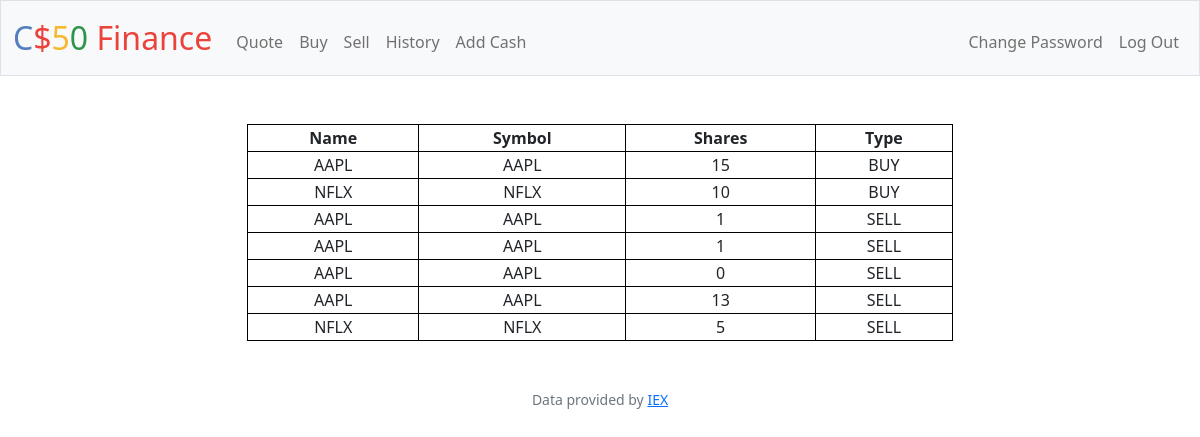
Screenshot of /history (signed in) with the database file from the repository.
### tables this page shows
CREATE TABLE transactions (
    id INTEGER,
    name TEXT NOT NULL,
    symbol TEXT NOT NULL,
    type TEXT NOT NULL,
    shares INTEGER,
    FOREIGN KEY(id) REFERENCES users(id)
);

### app.py (the view)
@app.route("/history")
@login_required
def history():
    hist=db.execute("SELECT name,symbol,type,shares FROM transactions WHERE id=?",session["user_id"])
    return render_template("history.html",stocks=hist)

### app.py (called while the page is built)
@app.after_request
def after_request(response):
    response.headers["Cache-Control"] = "no-cache, no-store, must-revalidate"
    response.headers["Expires"] = 0
    response.headers["Pragma"] = "no-cache"
    return response

### helpers.py (called while the page is built)
def login_required(f):
    @wraps(f)
    def decorated_function(*args, **kwargs):
        if session.get("user_id") is None:
            return redirect("/login")
        return f(*args, **kwargs)
    return decorated_function

### templates/history.html (shortened to what this page needs)
{% extends "layout.html" %}
{% block main %}
    <table class="center" style="width: 60%;">
        <tr>
        <th>Name</th>
        <th>Symbol</th>
        <th>Shares</th>
        <th>Type</th>
        </tr>
        {% for stock in stocks %}
            <tr>
            <td>{{stock.name}}</td>
            <td>{{stock.symbol}}</td>
            <td>{{stock.shares}}</td>
            <td>{{stock.type}}</td>
            </tr>
        {% endfor %}
    </table>
{% endblock %}

### templates/layout.html (shortened to what this page needs)
<!DOCTYPE html>
<html lang="en">
    <head>
        <link href="https://cdn.jsdelivr.net/npm/bootstrap@5.1.3/dist/css/bootstrap.min.css" rel="stylesheet">
        <link href="/static/styles.css" rel="stylesheet">
    </head>
    <body>
        <nav class="bg-light border navbar navbar-expand-md navbar-light">
            <div class="container-fluid">
                <a class="navbar-brand" href="/"><span class="blue">C</span><span class="red">$</span><span class="yellow">5</span><span class="green">0</span> <span class="red">Finance</span></a>
                <div class="collapse navbar-collapse" id="navbar">
                    {% if session["user_id"] %}
                        <ul class="navbar-nav me-auto mt-2">
                            <li class="nav-item"><a class="nav-link" href="/quote">Quote</a></li>
                            <li class="nav-item"><a class="nav-link" href="/buy">Buy</a></li>
                            <li class="nav-item"><a class="nav-link" href="/sell">Sell</a></li>
                            <li class="nav-item"><a class="nav-link" href="/history">History</a></li>
                            <li class="nav-item"><a class="nav-link" href="/add">Add Cash</a></li>
                        </ul>
                        <ul class="navbar-nav ms-auto mt-2">
                            <li class="nav-item"><a class="nav-link" href="/change">Change Password</a></li>
                            <li class="nav-item"><a class="nav-link" href="/logout">Log Out</a></li>
                        </ul>
                    {% else %}
                        <ul class="navbar-nav ms-auto mt-2">
                            <li class="nav-item"><a class="nav-link" href="/register">Register</a></li>
                            <li class="nav-item"><a class="nav-link" href="/login">Log In</a></li>
                        </ul>
                    {% endif %}
                </div>
            </div>
        </nav>
        <main class="container-fluid py-5 text-center">
            {% block main %}{% endblock %}
        </main>
        <footer class="mb-5 small text-center text-muted">
            Data provided by <a href="https://iexcloud.io/">IEX</a>
        </footer>
    </body>
</html>

### static/styles.css (style rules this page uses)
nav .navbar-brand { font-size: xx-large; }
nav .navbar-brand .blue { color: #537fbe; }
nav .navbar-brand .red { color: #ea433b; }
nav .navbar-brand .yellow { color: #f5b82e; }
nav .navbar-brand .green { color: #2e944b; }
.center { margin-left: auto; margin-right: auto; }

### templates/layout.html (style rules this page uses)
table, th, td { border:1px solid black; }

### rows the page displays
transactions: name "AAPL", symbol "AAPL", shares "15", type "BUY"
transactions: name "NFLX", symbol "NFLX", shares "10", type "BUY"
transactions: name "AAPL", symbol "AAPL", shares "1", type "SELL"
transactions: name "AAPL", symbol "AAPL", shares "1", type "SELL"
transactions: name "AAPL", symbol "AAPL", shares "0", type "SELL"
transactions: name "AAPL", symbol "AAPL", shares "13", type "SELL"
transactions: name "NFLX", symbol "NFLX", shares "5", type "SELL"
